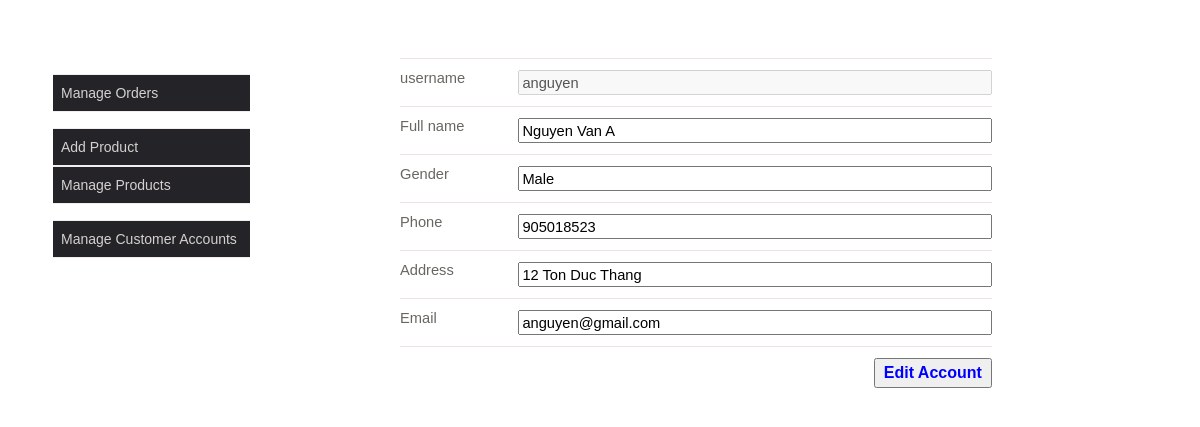
Screenshot of /admin/edit_customer_account.php?username=anguyen&action=edit with the database file from the repository.
### tables this page shows
CREATE TABLE IF NOT EXISTS account_customer(
	username	VARCHAR(20)		NOT NULL,
	password	VARCHAR(20)		NOT NULL,
	fullname	VARCHAR(300)	NOT NULL,
	gender		VARCHAR(5)		NOT NULL,
	phone		int				NOT NULL,
	address		VARCHAR(500)	NOT NULL,
	email		VARCHAR(300),
	PRIMARY KEY	(username)
);

### admin/edit_customer_account.php (the view, shortened to what this page needs)
<?php
	$all_customers = array();
	if (isset($_GET['action']) && $_GET['action'] == "edit") {
		$all_customers = getCustomerInfo();
	}
	function getCustomerInfo()
	{
		require("../config.php");
		$query = "SELECT * FROM account_customer WHERE username = '".$_GET['username']."'";
		$result = $con->query($query);
		$row = $result->fetch_assoc();
		return $row;
	}
?>
<!DOCTYPE html>
<html>
<head>
	<link rel="stylesheet" href="css/form.css">
	<link rel="stylesheet" href="css/btn.css">
</head>
<body>
	<?php
		require("side_nav.php");
	?>
	<div class="form-container">
		<form method="POST" >
			<div class="form-group">
				<label class="label" for="basicinput">username</label>
				<input class="form" type="text" name="username" value="<?php echo $all_customers['username']; ?>" disabled>
			</div>
			<div class="form-group">
				<label class="label" for="basicinput">Full name</label>
				<input class="form"  type="text" name="fullname" value="<?php echo $all_customers['fullname']; ?>">
			</div>
			<div class="form-group">
				<label class="label" for="basicinput">Gender</label>
				<input class="form" type="text" name="gender" value="<?php echo $all_customers['gender']; ?>">
			</div>
			<div class="form-group">
				<label class="label" for="basicinput">Phone</label>
				<input class="form" type="text" name="phone" value="<?php echo $all_customers['phone']; ?>">
			</div>
			<div class="form-group">
				<label class="label" for="basicinput">Address</label>
				<input class="form" type="text" name="address" value="<?php echo $all_customers['address']; ?>">
			</div>
			<div class="form-group">
				<label class="label" for="basicinput">Email</label>
				<input class="form" type="text" name="email" value="<?php echo $all_customers['email']; ?>">
			</div>
			<div class="form-group" onclick="edit_customer_account.php">
				<button class="submit_btn" type="submit" name="submit_btn">Edit Account</button>
			</div>
		</form>
	</div>
</body>
</html>

### admin/css/form.css (style rules this page uses)
* { box-sizing: border-box; }
.form-container { float: right; width: 50%; margin-right: 200px; margin-top: 50px; }
.form-group { float: left; width: 100%; padding-top: 11px; padding-bottom: 11px; border-top: 1px solid #ece3e3; }
.form-group > .label { float: left; width: 20%; font-family: sans-serif; font-size: 11pt; color: #696661; }
.form-group > .form { float: left; width: 80%; height: 25px; font-family: sans-serif; font-size: 11pt; }

### admin/css/btn.css (style rules this page uses)
.submit_btn { float: right; width: 20%; height: 30px; font-family: sans-serif; font-weight: bold; font-size: 16px; color: blue; cursor: pointer; }

### admin/css/side_nav.css (style rules this page uses)
* { box-sizing: border-box; }

### rows the page displays
account_customer: username "anguyen", fullname "Nguyen Van A", gender "Male", phone "905018523", address "12 Ton Duc Thang", email "anguyen@gmail.com"
